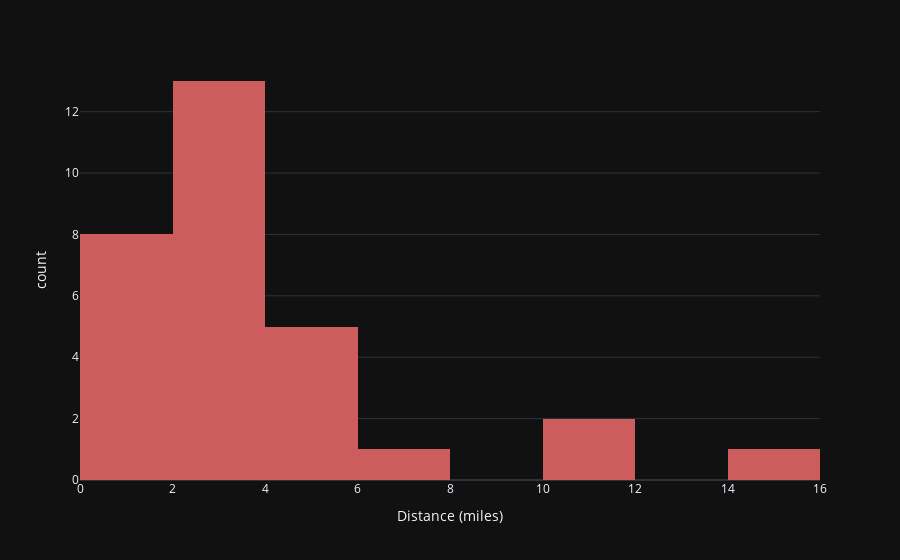

Here is the notebook cell this chart was saved with:
### Code cell
px.histogram(df, x = "Distance (miles)",color_discrete_sequence=['indianred'], template = "plotly_dark" )

### Figure 1 — Plotly figure (JSON) as saved in the notebook; plotly's stock layout.template omitted (floating-point values rounded to 4 significant figures)
{"data": [{"alignmentgroup": "True", "bingroup": "x", "hovertemplate": "Distance (miles)=%{x}<br>count=%{y}<extra></extra>", "legendgroup": "", "marker": {"color": "indianred", "pattern": {"shape": ""}}, "name": "", "offsetgroup": "", "orientation": "v", "showlegend": false, "type": "histogram", "x": [2, 2.2, 4.6, 2.4, 4, 11.4, 6.2, 1.1, 3.6, 0.2, 11.8, 15.8, 0.8, 2, 2.2, 4, 2.4, 0.4, 2.2, 3.6, 2, 3, 4.8, 4, 3.5, 2.6, 1.5, 1.5, 1.3, 1], "xaxis": "x", "yaxis": "y"}], "layout": {"barmode": "relative", "legend": {"tracegroupgap": 0}, "margin": {"t": 60}, "xaxis": {"anchor": "y", "domain": [0, 1], "title": {"text": "Distance (miles)"}}, "yaxis": {"anchor": "x", "domain": [0, 1], "title": {"text": "count"}}}}
